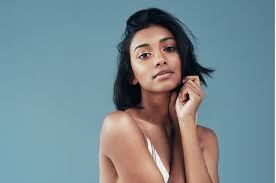
#> input picture women.jpg, 276 x 183 px, given in place of the camera
$ python herry_potter_cloak.py
#> lines starting #> are read from the running program, lines starting #| are printed output that depends on the picture; after the words box and inside, x2 and y2 are one past the last pixel; in counts of white or black regions, pixels touching at a corner belong together
# import the library
import cv2
import numpy as np

# fuction for the calling trackbar
def hello(x):
    print("")

# intialization of camera
cap = cv2.VideoCapture(0)
bars = cv2.namedWindow("bars")

# create trackbar to calculate HSV upper and lower values
cv2.createTrackbar("Upper Hue", "bars", 110, 180, hello)
cv2.createTrackbar("Upper Saturation", "bars", 255, 255, hello)
cv2.createTrackbar("Upper Value", "bars", 255, 255, hello)
cv2.createTrackbar("Lower Hue", "bars", 68, 180, hello)
cv2.createTrackbar("Lower Saturation", "bars", 55, 255, hello)
cv2.createTrackbar("Lower Value", "bars", 54, 255, hello)

# caputing the initial frames for creation of background
while True:
    cv2.waitKey(1000)
    ret, init_frame = cap.read()
#> init_frame is the input picture: shape (183, 276, 3); mean B, G, R 145, 138, 119.8
    # check if the frame is returened then break
    if ret:
        break

# start capturing the frame for actual magic
while True:
    ret, frame = cap.read()
    inspect = cv2.cvtColor(frame, cv2.COLOR_BGR2HSV)
#> inspect: shape (183, 276, 3); mean H, S, V 78.1, 88.7, 158.8

    # getting the HSV values for masking the cloak
    upper_hue = cv2.getTrackbarPos("Upper Hue", "bars")
    upper_saturation = cv2.getTrackbarPos("Upper Saturation", "bars")
    upper_value = cv2.getTrackbarPos("Upper Value", "bars")
    l_hue = cv2.getTrackbarPos("Lower Hue", "bars")
    l_saturation = cv2.getTrackbarPos("Lower Saturation", "bars")
    l_value = cv2.getTrackbarPos("Lower Value", "bars")

    # kernel to be used for dilation
    kernel = np.ones((3,3), np.uint8)

    upper_hsv = np.array([upper_hue, upper_saturation, upper_value])
    lower_hsv = np.array([l_hue, l_saturation, l_value])

    mask = cv2.inRange(inspect, lower_hsv, upper_hsv)
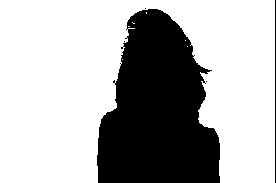
#> mask: shape (183, 276); 69% white; 5 black regions (3 under 20 px), largest, box (x1, y1, x2, y2) and area: (97, 9, 220, 183) 15477, (275, 0, 276, 183) 183
    mask = cv2.medianBlur(mask, 3)
#> mask: shape (183, 276); 69% white; 2 black regions, box (x1, y1, x2, y2) and area: (97, 9, 220, 183) 15491, (275, 0, 276, 183) 183
    mask_inv = 255 - mask
    mask = cv2.dilate(mask, kernel, 5)
#> mask: shape (183, 276); 70.4% white; 1 black region, box (x1, y1, x2, y2) and area: (98, 10, 219, 183) 14950

    # the mixing of framein a combination to achieve the required frame
    b = frame[:,:,0]
    g = frame[:,:,1]
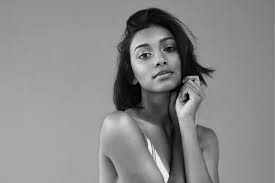
#> g: shape (183, 276); min 0, max 255, mean 138
    r = frame[:,:,2]
    b = cv2.bitwise_and(mask_inv, b)
    g = cv2.bitwise_and(mask_inv, g)
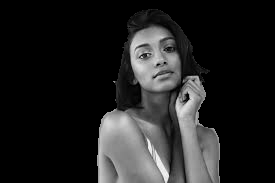
#> g: shape (183, 276); min 0, max 255, mean 33.9
    r = cv2.bitwise_and(mask_inv, r)
    frame_inv = cv2.merge((b,g,r))
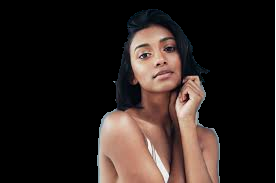
#> frame_inv: shape (183, 276, 3); mean of channels 0, 1, 2 30.5, 33.9, 43.5; drawn as B, G, R

    b = init_frame[:,:,0]
    g = init_frame[:,:,1]
    r = init_frame[:,:,2]
    b = cv2.bitwise_and(b, mask)
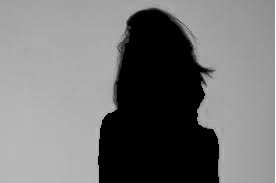
#> b: shape (183, 276); min 0, max 255, mean 116.4
    g = cv2.bitwise_and(g, mask)
    r = cv2.bitwise_and(r, mask)
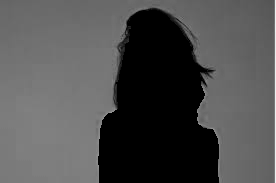
#> r: shape (183, 276); min 0, max 239, mean 77.9
    blanket_Area = cv2.merge((b,g,r))
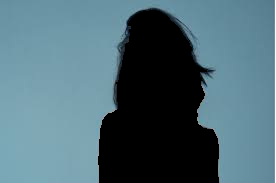
#> blanket_Area: shape (183, 276, 3); mean B, G, R 116.4, 106, 77.9

    final = cv2.bitwise_or(frame_inv, blanket_Area)

    cv2.imshow("Harry cloak", final)
    cv2.imshow("original", frame)

    if (cv2.waitKey(3) == ord('q')):
#> (key q is pressed here)
        break
cap.release()
cv2.destroyAllWindows()
